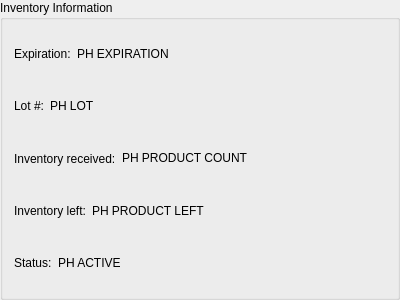
<?xml version="1.0" encoding="UTF-8"?>
<ui version="4.0">
 <class>ShipmentGroupBox</class>
 <widget class="QGroupBox" name="ShipmentGroupBox">
  <property name="geometry">
   <rect>
    <x>0</x>
    <y>0</y>
    <width>400</width>
    <height>300</height>
   </rect>
  </property>
  <property name="title">
   <string notr="true">Inventory Information</string>
  </property>
  <layout class="QVBoxLayout" name="verticalLayout">
   <item>
    <layout class="QHBoxLayout" name="horizontalLayout_10">
     <item>
      <widget class="QLabel" name="expirationTitle">
       <property name="toolTip">
        <string notr="true">Expiration date</string>
       </property>
       <property name="text">
        <string notr="true">Expiration:</string>
       </property>
      </widget>
     </item>
     <item>
      <widget class="QLabel" name="expirationLabel">
       <property name="toolTip">
        <string notr="true">Expiration date</string>
       </property>
       <property name="text">
        <string notr="true">PH EXPIRATION</string>
       </property>
       <property name="textInteractionFlags">
        <set>Qt::LinksAccessibleByMouse|Qt::TextSelectableByMouse</set>
       </property>
      </widget>
     </item>
     <item>
      <spacer name="horizontalSpacer_10">
       <property name="orientation">
        <enum>Qt::Horizontal</enum>
       </property>
       <property name="sizeHint" stdset="0">
        <size>
         <width>40</width>
         <height>20</height>
        </size>
       </property>
      </spacer>
     </item>
    </layout>
   </item>
   <item>
    <layout class="QHBoxLayout" name="horizontalLayout_11">
     <item>
      <widget class="QLabel" name="lotTitle">
       <property name="toolTip">
        <string notr="true">Lot number</string>
       </property>
       <property name="text">
        <string notr="true">Lot #:</string>
       </property>
      </widget>
     </item>
     <item>
      <widget class="QLabel" name="lotLabel">
       <property name="toolTip">
        <string notr="true">Lot number</string>
       </property>
       <property name="text">
        <string notr="true">PH LOT</string>
       </property>
       <property name="textInteractionFlags">
        <set>Qt::LinksAccessibleByMouse|Qt::TextSelectableByMouse</set>
       </property>
      </widget>
     </item>
     <item>
      <spacer name="horizontalSpacer_11">
       <property name="orientation">
        <enum>Qt::Horizontal</enum>
       </property>
       <property name="sizeHint" stdset="0">
        <size>
         <width>40</width>
         <height>20</height>
        </size>
       </property>
      </spacer>
     </item>
    </layout>
   </item>
   <item>
    <layout class="QHBoxLayout" name="horizontalLayout_12">
     <item>
      <widget class="QLabel" name="countTitle">
       <property name="toolTip">
        <string notr="true">Inventory received</string>
       </property>
       <property name="text">
        <string notr="true">Inventory received:</string>
       </property>
      </widget>
     </item>
     <item>
      <widget class="QLabel" name="countLabel">
       <property name="toolTip">
        <string notr="true">Inventory received</string>
       </property>
       <property name="text">
        <string notr="true">PH PRODUCT COUNT</string>
       </property>
       <property name="textInteractionFlags">
        <set>Qt::LinksAccessibleByMouse|Qt::TextSelectableByMouse</set>
       </property>
      </widget>
     </item>
     <item>
      <spacer name="horizontalSpacer_12">
       <property name="orientation">
        <enum>Qt::Horizontal</enum>
       </property>
       <property name="sizeHint" stdset="0">
        <size>
         <width>40</width>
         <height>20</height>
        </size>
       </property>
      </spacer>
     </item>
    </layout>
   </item>
   <item>
    <layout class="QHBoxLayout" name="horizontalLayout_13">
     <item>
      <widget class="QLabel" name="leftTitle">
       <property name="toolTip">
        <string notr="true">Inventory left</string>
       </property>
       <property name="text">
        <string notr="true">Inventory left:</string>
       </property>
      </widget>
     </item>
     <item>
      <widget class="QLabel" name="leftLabel">
       <property name="toolTip">
        <string notr="true">Inventory left</string>
       </property>
       <property name="text">
        <string notr="true">PH PRODUCT LEFT</string>
       </property>
       <property name="textInteractionFlags">
        <set>Qt::LinksAccessibleByMouse|Qt::TextSelectableByMouse</set>
       </property>
      </widget>
     </item>
     <item>
      <spacer name="horizontalSpacer_13">
       <property name="orientation">
        <enum>Qt::Horizontal</enum>
       </property>
       <property name="sizeHint" stdset="0">
        <size>
         <width>40</width>
         <height>20</height>
        </size>
       </property>
      </spacer>
     </item>
    </layout>
   </item>
   <item>
    <layout class="QHBoxLayout" name="horizontalLayout_14">
     <item>
      <widget class="QLabel" name="activeTitle">
       <property name="toolTip">
        <string notr="true">Active or inactive status</string>
       </property>
       <property name="text">
        <string notr="true">Status:</string>
       </property>
      </widget>
     </item>
     <item>
      <widget class="QLabel" name="activeLabel">
       <property name="toolTip">
        <string notr="true">Active or inactive status</string>
       </property>
       <property name="text">
        <string notr="true">PH ACTIVE</string>
       </property>
       <property name="textInteractionFlags">
        <set>Qt::LinksAccessibleByMouse|Qt::TextSelectableByMouse</set>
       </property>
      </widget>
     </item>
     <item>
      <spacer name="horizontalSpacer_14">
       <property name="orientation">
        <enum>Qt::Horizontal</enum>
       </property>
       <property name="sizeHint" stdset="0">
        <size>
         <width>40</width>
         <height>20</height>
        </size>
       </property>
      </spacer>
     </item>
    </layout>
   </item>
  </layout>
 </widget>
 <resources/>
 <connections/>
</ui>
